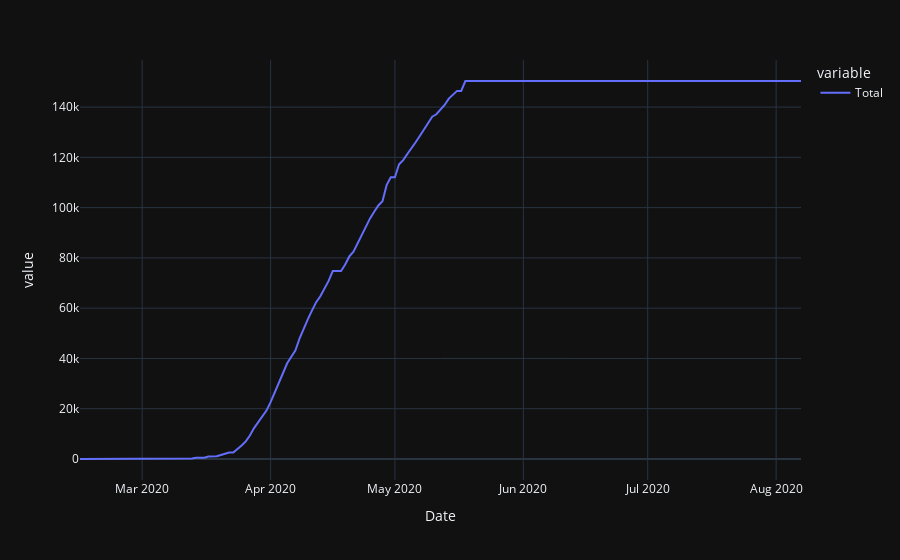

Notebook source saved alongside this figure:
### Markdown cell above
## Recovery

### Code cell
data=create_data_frame('Recovery')
plot_data_frame()

### Figure 1 — Plotly figure (JSON) as saved in the notebook; plotly's stock layout.template omitted (floating-point values rounded to 4 significant figures; data arrays with more than 128 entries replaced by an {"elided": "..."} marker saying what was removed)
{"data": [{"hovertemplate": "variable=Total<br>Date=%{x}<br>value=%{y}<extra></extra>", "legendgroup": "Total", "line": {"color": "#636efa", "dash": "solid"}, "mode": "lines", "name": "Total", "orientation": "v", "showlegend": true, "type": "scatter", "x": {"elided": "175 str values"}, "xaxis": "x", "y": {"elided": "175 int values"}, "yaxis": "y"}], "layout": {"legend": {"title": {"text": "variable"}, "tracegroupgap": 0}, "margin": {"t": 60}, "xaxis": {"anchor": "y", "domain": [0, 1], "title": {"text": "Date"}}, "yaxis": {"anchor": "x", "domain": [0, 1], "title": {"text": "value"}}}}
